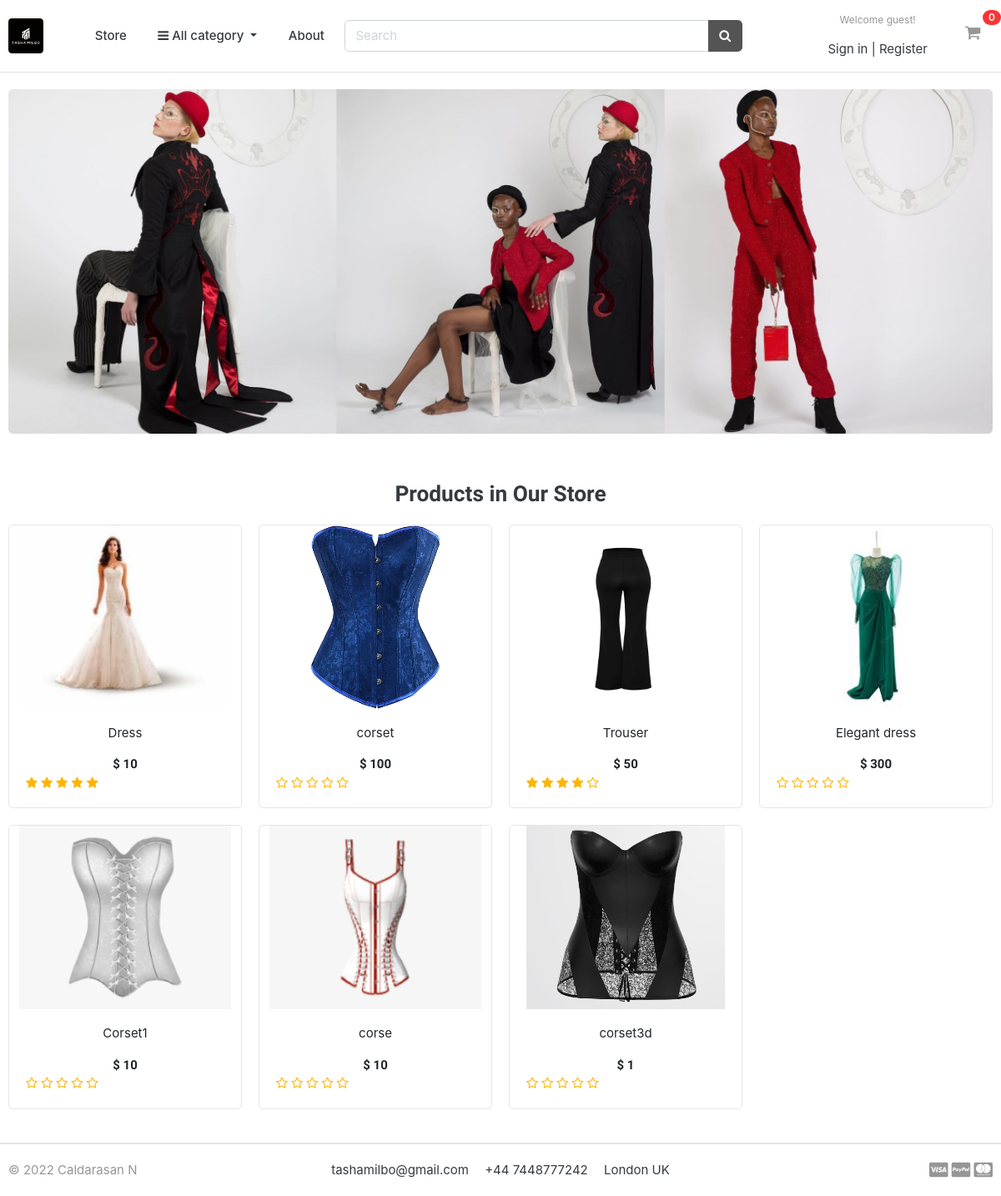
The page / on the database its author committed.
### store/models.py (models this page shows, shortened)
class Product(models.Model):
    product_name = models.CharField(max_length=200, unique=True)
    slug = models.SlugField(max_length=200, unique=True)
    description = models.TextField(max_length=500, blank=True)
    price = models.IntegerField()
    images = models.ImageField(upload_to='photos/products')
    stock = models.IntegerField()
    is_available = models.BooleanField(default=True)
    category = models.ForeignKey(Category, on_delete=models.CASCADE)
    created_date = models.DateTimeField(auto_now_add=True)
    modified_date = models.DateTimeField(auto_now=True)
    def get_url(self):
        return reverse('product_detail', args=[self.category.slug, self.slug])
    def averageReview(self):
        reviews = ReviewRating.objects.filter(product=self, status=True).aggregate(average=Avg('rating'))
        avg = 0
        if reviews['average'] is not None:
            avg = float(reviews['average'])
        return avg

### tashamilbo/views.py (the view)
# urls.py: 2. Add a URL to urlpatterns:  path('', views.home, name='home')
def home(request):
    products = Product.objects.all().filter(is_available=True).order_by('created_date')
    for product in products:
        reviews = ReviewRating.objects.filter(product_id=product.id, status=True)
    context = {
        'products': products,
        'reviews': reviews,
    }
    return render (request, 'home.html', context)

### carts/context_processors.py (called while the page is built)
def counter(request):
    cart_count = 0
    if 'admin' in request.path:
        return {}
    else:
        try:
            cart = Cart.objects.filter(cart_id=_cart_id(request))
            if request.user.is_authenticated:
                cart_items = CartItem.objects.all().filter(user=request.user)
            else:
                cart_items = CartItem.objects.all().filter(cart=cart[:1])
            for cart_item in cart_items:
                cart_count += cart_item.quantity
        except Cart.DoesNotExist:
            cart_count = 0
    return dict(cart_count=cart_count)

### carts/views.py (called while the page is built)
def _cart_id(request):
    cart = request.session.session_key
    if not cart:
        cart = request.session.create()
    return cart

### category/context_processors.py (called while the page is built)
def menu_links(request):
    links = Category.objects.all()
    return dict(links=links)

### category/models.py (called while the page is built)
    def get_url(self):
        return reverse('products_by_category', args=[self.slug])

### templates/home.html
{% extends 'base.html' %}
{% load static %}
{% block content %}
<section class="section-intro padding-y-sm">
<div class="container">
<div class="intro-banner-wrap">
	<img src="{% static 'images/banners/banner.jpg' %}" class="img-fluid rounded">
</div>
</div>
</section>
<section class="section-name padding-y-sm">
<div class="container">
<header class="section-heading">
	<h3 class="text-center">Products in Our Store</h3>
</header>
<div class="row">
	{% for product in products %}
	<div class="col-md-3">
		<div class="card card-product-grid">
			<a href="{{ product.get_url }}" class="img-wrap"> <img src="{{ product.images.url }}"> </a>
			<figcaption class="info-wrap">
				<a href="{{ product.get_url }}" class="title"> {{ product.product_name }} </a>
				<div class="price mt-1 text-center">$ {{product.price }} </div>
				<div class="rating-star">
					<span>
						<i class="fa fa-star{% if product.averageReview < 0.5%}-o{% elif product.averageReview >= 0.5 and product.averageReview < 1 %}-half-o {% endif %}" aria-hidden="true"></i>
						<i class="fa fa-star{% if product.averageReview < 1.5%}-o{% elif product.averageReview >= 1.5 and product.averageReview < 2 %}-half-o {% endif %}" aria-hidden="true"></i>
						<i class="fa fa-star{% if product.averageReview < 2.5%}-o{% elif product.averageReview >= 2.5 and product.averageReview < 3 %}-half-o {% endif %}" aria-hidden="true"></i>
						<i class="fa fa-star{% if product.averageReview < 3.5%}-o{% elif product.averageReview >= 3.5 and product.averageReview < 4 %}-half-o {% endif %}" aria-hidden="true"></i>
						<i class="fa fa-star{% if product.averageReview < 4.5%}-o{% elif product.averageReview >= 4.5 and product.averageReview < 5 %}-half-o {% endif %}" aria-hidden="true"></i>
					</span>
				 </div>
			</figcaption>
		</div>
	</div>
	{% endfor %}
</div>
</div>
</section>
</body>
</html>
{% endblock %}

### static/css/ui.css (style rules this page uses)
html { font-family: "Inter", sans-serif; font-size: 15px; }
.img-wrap { text-align: center; display: block; }
.img-wrap img { max-width: 100%; }
.padding-y-sm { padding-top: 20px; padding-bottom: 20px; }
.section-heading { margin-bottom: 20px; margin-top: 15px; }
[class*=card-product] a.title { color: #212529; display: block; }
[class*=card-product] .img-wrap { overflow: hidden; position: relative; }
[class*=card-product] .img-wrap img { height: 100%; max-width: 100%; width: auto; display: inline-block; -o-object-fit: cover; object-fit: cover; }
.card-product-grid { margin-bottom: 20px; }
.card-product-grid .img-wrap { border-radius: 0.2rem 0.2rem 0 0; height: 220px; }
.card-product-grid .info-wrap { overflow: hidden; padding: 18px 20px; }
.card .img-wrap { overflow: hidden; }
.price { font-weight: 600; color: #212529; }

### static/css/styles.css (style rules this page uses)
.text-center { font-family: 'Kaushan Script', cursive; }
img:not(.logo) { width: 100%; }
img { display: block; }
.title { text-align: center; margin-bottom: 1rem; }

### static/css/custom.css (style rules this page uses)
.rating-star i { color: #ffb503 !important; }

### rows shown on the page
Product: images (picture), product_name "Dress", price "10"
Product: images (picture), product_name "corset", price "100"
Product: images (picture), product_name "Trouser", price "50"
Product: images (picture), product_name "Elegant dress", price "300"
Product: images (picture), product_name "Corset1", price "10"
Product: images (picture), product_name "corse", price "10"
Product: images (picture), product_name "corset3d", price "1"

### other values the page prints
{{ cart_count }} "0"
